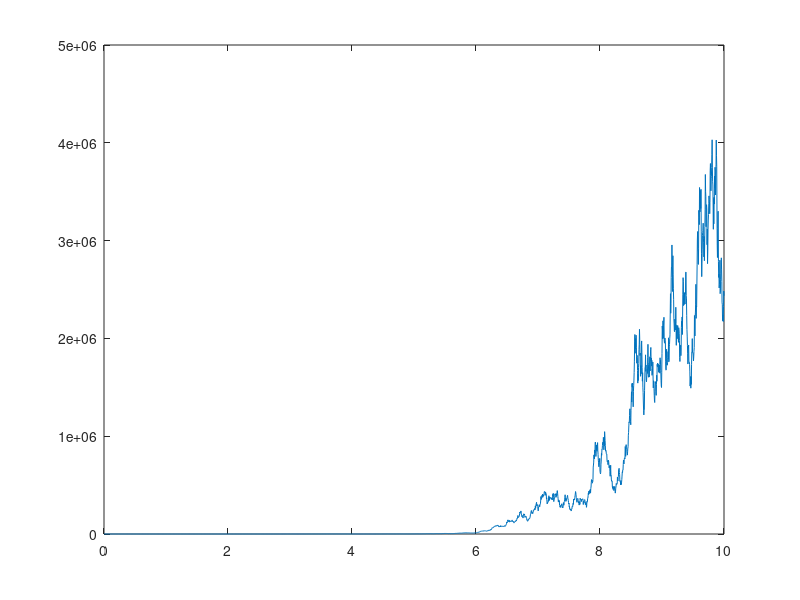

This figure's MATLAB source: (Note: this script raises an error after producing the figure.)
%% ====== Task 1 ====== %%
clear
close all

rng(42);

mu = 2; sigma = 1; X_0 = 1;

T = 10;
dt = 2^(-8);
t = dt:dt:T;
N = cast(floor(T/dt), "int16");

N_discs = 3;

sqrt_dt = sqrt(dt);
rands = randn(1,N);

dW = sqrt_dt*rands;
W = cumsum(dW);
X = exp((mu-0.5*sigma)*t + sigma*W);

figure();
plot(0:dt:T, [X_0,X], "DisplayName", sprintf("N=%d, dt=%0.4f", N, dt))
hold on
for i=2:N_discs
    dW = coarsen(dW, 2^2);
    N = size(dW,2);
    dt = T/N;
    t = dt:dt:T;
    W = cumsum(dW);
    X = exp((mu-0.5*sigma)*t + sigma*W);
    plot(0:dt:T, [X_0,X], "DisplayName", sprintf("N=%d, dt=%0.4f", N, dt))
    hold on
end
set(gca, "YScale", "log")
legend(Location="northwest")
xlabel('t', FontSize=14)
ylabel('(t)', FontSize=14)



%% ====== Task 2 ====== %%
clear
close all

rng(42)

mu = 2; sigma = 1; X_0 = 1;

T = 10;
dt = 2^(-9);
t = dt:dt:T;
N = cast(floor(T/dt), "int16");

sqrt_dt = sqrt(dt);

N_procs = [100, 1000, 10000];

means_Xt = zeros(size(N_procs,2),N);
vars_Xt = zeros(size(N_procs,2),N);

for i=1:size(N_procs,2)
    N_p = N_procs(i);
    rands = randn(N_p,N);
    
    dW = sqrt_dt*rands;
    W = cumsum(dW,2);
    
    X = exp((mu-0.5*sigma)*repmat(t,[N_p,1]) + sigma*W);

    means_Xt(i,:) = mean(X,1);
    vars_Xt(i,:) = var(X,1,1);
end


figure();
for i=1:size(N_procs,2)
    mean_Xt = means_Xt(i,:);
    plot(0:dt:T, [X_0,mean_Xt], "DisplayName", sprintf("Realizations=%d", N_procs(i)))
    hold on
end
legend()
set(gca, "YScale", "log")
xlabel('t', FontSize=14)
ylabel('E[X(t)]',FontSize=14)

figure();
for i=1:size(N_procs,2)
    var_Xt = vars_Xt(i,:);
    plot(0:dt:T, [0,var_Xt], "DisplayName", sprintf("Realizations=%d", N_procs(i)))
    hold on
end
legend()
set(gca, "YScale", "log")
xlabel('t', FontSize=14)
ylabel('V[X(t)]', FontSize=14)


%% ====== Task 3 ====== %%
clear
close all

rng(42)

mu = 2; sigma = 1; X_0 = 1;

T = 10;
dt = 2^(-9);
t = dt:dt:T;
N = cast(floor(T/dt), "int16");

sqrt_dt = sqrt(dt);

N_procs = 10000;
rands = randn(N_procs,N);
    
dW = sqrt_dt*rands;
W = cumsum(dW,2);
    
X = exp((mu-0.5*sigma)*repmat(t,[N_procs,1]) + sigma*W);
mean_Xt = mean(X,1);


figure();
plot(0:dt:T, [X_0,mean_Xt], "b-")
hold on
for i=1:5
    plot(0:dt:T, [X_0,X(i,:)], "r-.")
end    
legend(sprintf("E[X(t)] for %d realizations", N_procs), "5 individual paths", Location="northwest")
set(gca, "YScale", "log")
xlabel('t', FontSize=14)
ylabel('X(t)',FontSize=14)





